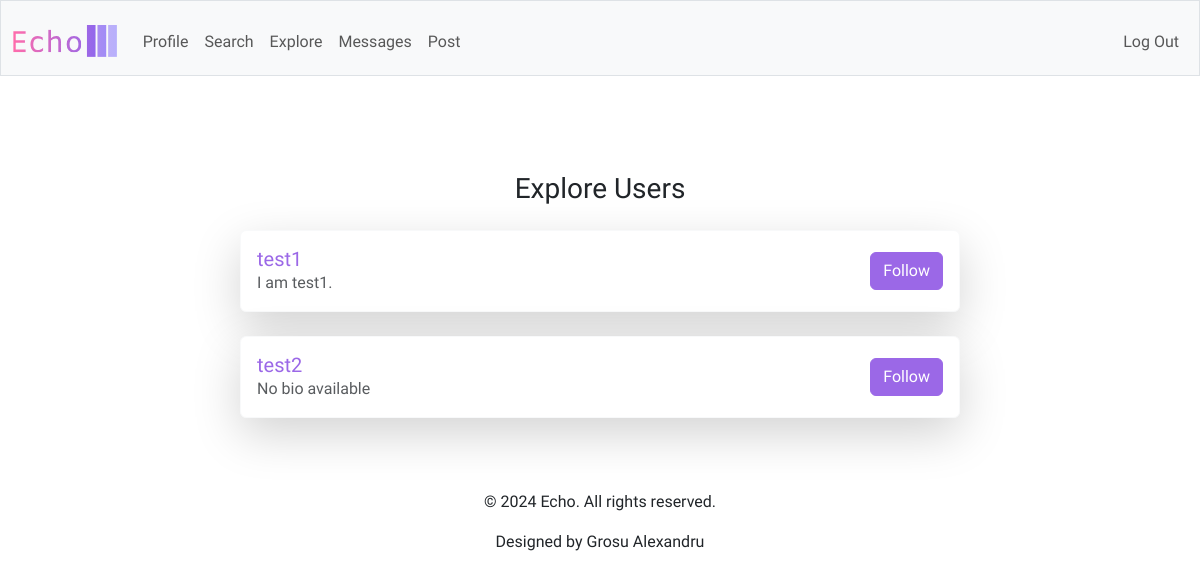
The app's page /explore (signed in), older data.
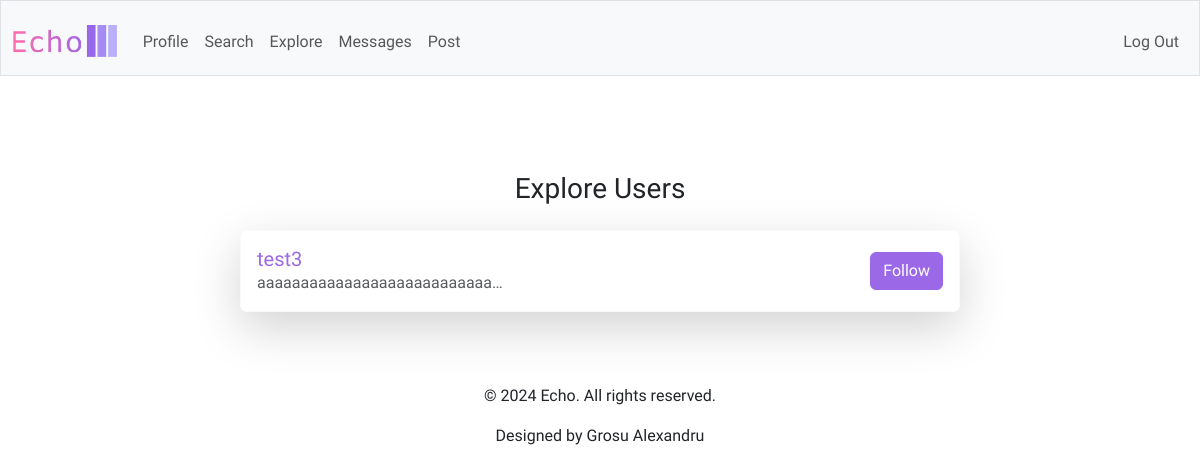
The same page, newer data.
### tables this page shows
CREATE TABLE users (
    id INTEGER PRIMARY KEY AUTOINCREMENT,
    username TEXT UNIQUE NOT NULL,
    password_hash TEXT NOT NULL,
    bio TEXT,
    created_at TIMESTAMP DEFAULT CURRENT_TIMESTAMP
);

### app.py (the view)
@app.route("/explore")
@login_required
def explore():
    user_id = session['user_id']
    users = db.execute('''
        SELECT u.id, u.username, u.bio
        FROM users u
        WHERE u.id != ?
          AND NOT EXISTS (
              SELECT 1 FROM follows f
              WHERE f.follower_id = ? AND f.followed_id = u.id
          )
    ''', user_id, user_id)
    return render_template("explore.html", users=users)

### app.py (called while the page is built)
@app.after_request
def after_request(response):
    response.headers["Cache-Control"] = "no-cache, no-store, must-revalidate"
    response.headers["Expires"] = 0
    response.headers["Pragma"] = "no-cache"
    return response

### helpers.py (called while the page is built)
def login_required(f):
    @wraps(f)
    def decorated_function(*args, **kwargs):
        if session.get("user_id") is None:
            return redirect("/login")
        return f(*args, **kwargs)
    return decorated_function

### templates/explore.html (shortened to what this page needs)
{% extends "layout.html" %}
{% block main %}
    <div class="container mt-5">
        <h3 class="mb-4 text-center">Explore Users</h3>
        <div class="row justify-content-center">
            <div class="col-md-8">
                {% for user in users %}
                    <div class="card mb-4 shadow-lg border-light">
                        <div class="card-body d-flex justify-content-between align-items-center">
                            <div class="text-start flex-grow-1 me-3">
                                <h5 class="card-title mb-0 text-truncate" style="max-width: 200px;">
                                    <a href="{{ url_for('profile', username=user['username']) }}" class="purple text-decoration-none">
                                        {{ user['username'] }}
                                    </a>
                                </h5>
                                <p class="card-text text-muted text-truncate" style="max-width: 250px;">
                                    {{ user['bio'] or 'No bio available' }}
                                </p>
                            </div>
                            <form action="{{ url_for('follow_user', user_id=user['id']) }}" method="post">
                                <button type="submit" class="btn btn-primary">Follow</button>
                            </form>
                        </div>
                    </div>
                {% else %}
                    <div class="text-center">
                        <p class="text-muted">No users to explore at the moment. Try again later!</p>
                    </div>
                {% endfor %}
            </div>
        </div>
    </div>
{% endblock %}

Row changes from the older to the newer data that the page shows:
no longer on this page (row unchanged): users: username "test1", bio "I am test1."
no longer on this page (row unchanged): users: username "test2", user "No bio available"
added users: username "test3", bio "aaaaaaaaaaaaaaaaaaaaaaaaaaa…"
